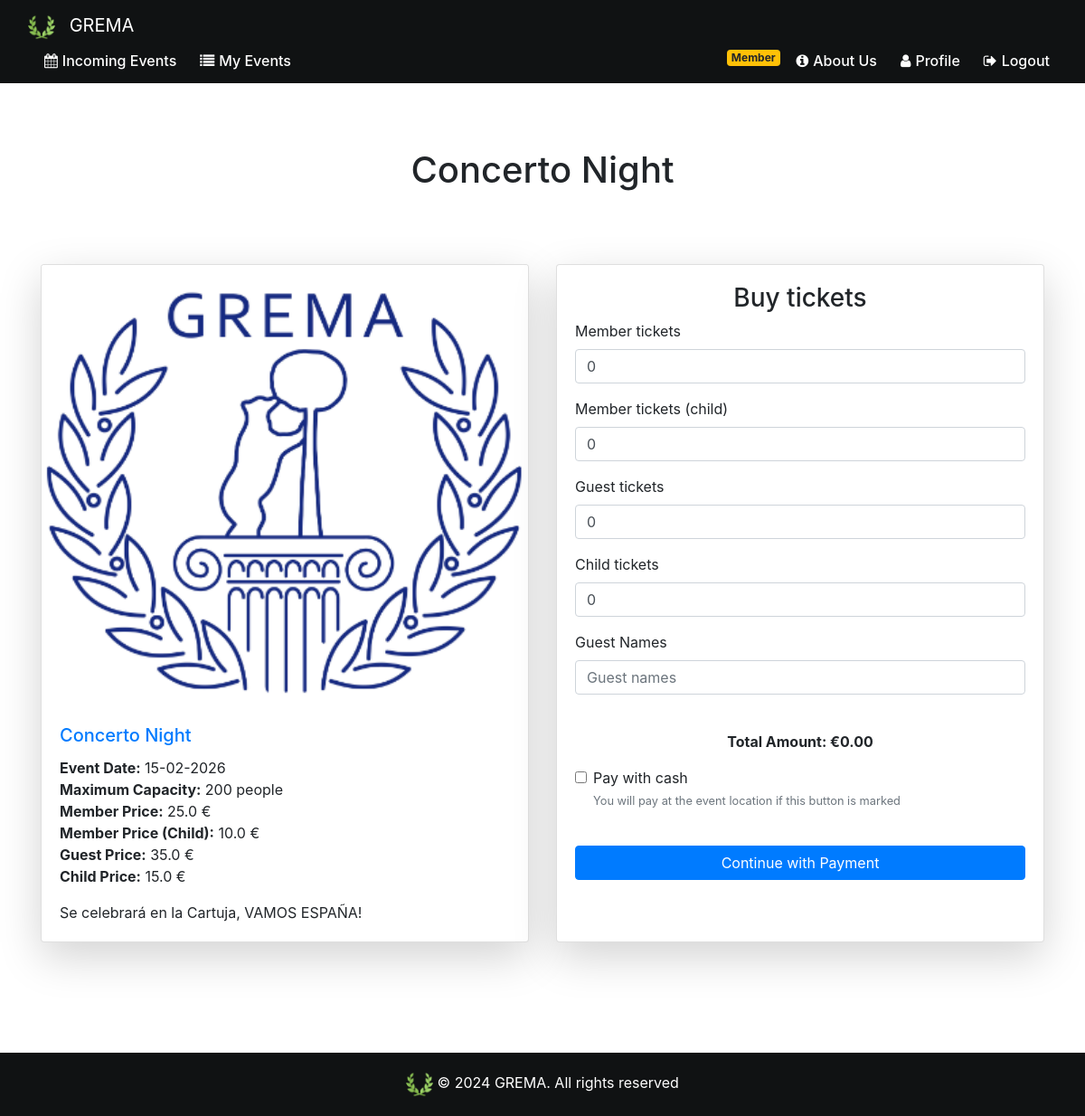
Page /event-attendance/1 (signed in) on the committed database.
### website/models.py (models this page shows)
class Event(db.Model):
    id = db.Column(db.Integer, primary_key=True)
    name= db.Column(db.String(80))
    date = db.Column(db.DateTime(timezone=True), default=func.current_date())
    max_guest_num = db.Column(db.Integer)
    member_price=db.Column(db.Float)
    member_child_price=db.Column(db.Float)
    guest_price=db.Column(db.Float)
    child_price=db.Column(db.Float)
    is_family_friendly=db.Column(db.Boolean)
    img_url=db.Column(db.String(300))
    description=db.Column(db.String(800))
    admin_id = db.Column(db.Integer, db.ForeignKey('admin.id'))

### website/views.py (the view)
@views.route('/event-attendance/<int:event_id>', methods=['GET', 'POST'])
@login_required
def event_attendance(event_id):
    event_details = calculate_event_details()
    event = Event.query.get_or_404(event_id)
    user_fee = Fee.query.filter_by(user_fee=current_user.id).first()
    return render_template('event.html', event=event, user=current_user, user_fee=user_fee, event_details=event_details)

### website/views.py (called while the page is built, shortened)
@views.context_processor
def inject_membership():
    if current_user.is_authenticated:
        is_member = Fee.query.filter_by(user_fee=current_user.id, payed=True).first() is not None
    else:
        is_member = False
    return dict(is_member=is_member)

def calculate_event_details():
    todos_los_eventos = Event.query.all()
    eventos_activos = [evento for evento in todos_los_eventos if evento.date >= datetime.now()]
    event_details = []
    return event_details

### website/templates/event.html (shortened to what this page needs)
{% extends "base.html" %}
{% block content %}
<br />
<h1 class="text-center mt-5">{{ event.name }}</h1>
<br />
<link rel="stylesheet" href="/static/checkout.css" />
<div class="container py-5">
    <div class="row">
        <div class="col-md-6">
            <div class="card shadow-lg mb-4">
                {% if event.img_url %}
                <img src="{{ event.img_url }}" class="card-img-top" alt="{{ event.name }}">
                {% else %}
                <img src="{{ url_for('static', filename='images/gremaLogo.png') }}" class="card-img-top"
                    alt="{{ event.name }}">
                {% endif %}
                <div class="card-body">
                    <h5 class="card-title">
                        <a href="/event-attendance/{{ event.id }}">{{ event.name }}</a>
                    </h5>
                    <ul class="list-unstyled">
                        <li><strong>Event Date:</strong> {{ event.date.strftime('%d-%m-%Y') }}</li>
                        <li><strong>Maximum Capacity:</strong> {{ event.max_guest_num }} people</li>
                        <li><strong>Member Price:</strong> {{ event.member_price }} €</li>
                        <li><strong>Member Price (Child):</strong> {{ event.member_child_price }} €</li>
                        <li><strong>Guest Price:</strong> {{ event.guest_price }} €</li>
                        <li><strong>Child Price:</strong> {{ event.child_price }} €</li>
                    </ul>
                    <p class="card-text">{{ event.description }}</p>
                </div>
            </div>
        </div>
        <div class="col-md-6">
            <div class="card shadow-lg mb-4">
                <div class="card-body">
                    <form id="payment-form" method="POST" class="border-0">
                        <div id="formulario_a_ocultar">
                            <h3 class="text-center">Buy tickets</h3>
                            {% if user_fee %}
                            <div class="form-group">
                                <label for="number_member_tickets">Member tickets</label>
                                <input type="number" class="form-control" id="number_member_tickets"
                                    name="number_member_tickets" placeholder="Member tickets" min="0" value="0" />
                            </div>
                            <div class="form-group">
                                <label for="number_child_member_tickets">Member tickets (child)</label>
                                <input type="number" class="form-control" id="number_child_member_tickets"
                                    name="number_child_member_tickets" placeholder="Member tickets (child)" min="0"
                                    value="0" />
                            </div>
                            {% endif %}
                            <div class="form-group">
                                <label for="number_guest_tickets">Guest tickets</label>
                                <input type="number" class="form-control" id="number_guest_tickets"
                                    name="number_guest_tickets" placeholder="Guest tickets" min="0" value="0" />
                            </div>
                            <div class="form-group">
                                <label for="number_child_tickets">Child tickets</label>
                                <input type="number" class="form-control" id="number_child_tickets"
                                    name="number_child_tickets" placeholder="Child tickets" min="0" value="0" />
                            </div>
                            <div class="form-group">
                                <label for="guests_names">Guest Names</label>
                                <input type="text" class="form-control" id="guests_names" name="guests_names"
                                    placeholder="Guest names" />
                            </div>
                            <div class="form-group">
                                <p id="totalAmountDisplay" class="font-weight-bold text-center"></p>
                            </div>
                            <div class="form-group form-check">
                                <input type="checkbox" class="form-check-input" id="pay_cash" name="pay_cash">
                                <label class="form-check-label" for="pay_cash">Pay with cash</label>
                                <small class="form-text text-muted">You will pay at the event location if this button is
                                    marked</small>
                            </div>
                            <br>
                            <button id="continue-btn" class="btn btn-primary btn-block">Continue with Payment</button>
                        </div>
                        <br /><br />
                    </form>
                </div>
            </div>
        </div>
    </div>
</div>
{% endblock %}

### website/static/base.css (style rules this page uses)
html { position: relative; min-height: 100%; }
body { margin-bottom: 100px; margin: 0; padding: 0; }

### rows in the picture
Event: name "Concerto Night", date "15-02-2026", max_guest_num "200", member_price "25.0", member_child_price "10.0", guest_price "35.0", child_price "15.0", description "Se celebrará en la Cartuja, VAMOS ESPAÑA!"
